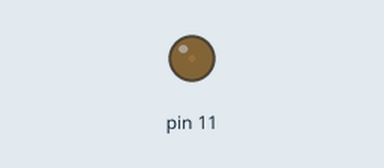
A sketch run on a simulated Arduino Uno, built with avr-gcc and run on an emulated ATmega328P. Shown: output pins drawn as LEDs (lit = HIGH).

Above: at 0.05 s.
At 1.5 s:
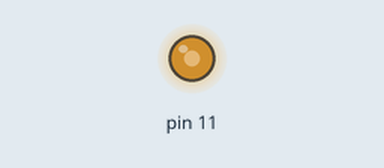
Timing chart, 0 to 3.5 s (numbered marks = the images above):
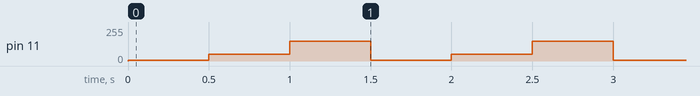

Measured:
- by itself, pin 11: repeats every 1.5 s: 50/255 0.50 s, 150/255 0.50 s, 5/255 0.50 s

The sketch:

1_analog_write.ino
```cpp
// Aumento del brillo de un LED de forma gradual con analogWrite

void setup() {
  pinMode(11, OUTPUT);
}

void loop() {
  // analogWrite:
  // El segundo parametro de la funcion es un valor entre 0 y 255(0 = 0V, 255 = 5V)
  // A diferencia de digitalWrite, permite establecer cualquier voltaje entre 0V y 5V
  analogWrite(11, 5);
  delay(500);
  analogWrite(11, 50);
  delay(500);
  analogWrite(11, 150);
  delay(500);
  analogWrite(11, 255);
}
```
